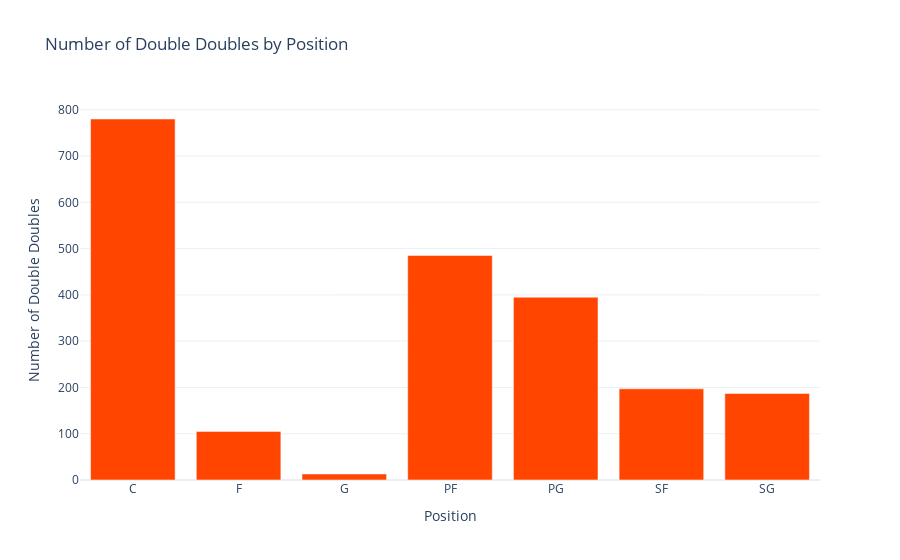

The notebook cell this image was saved under:
### Code cell
double_doubles_by_position = df.groupby('Position')['Double_Doubles'].sum().reset_index()
triple_doubles_by_position = df.groupby('Position')['Triple_Doubles'].sum().reset_index()

fig_double_doubles = go.Figure()
fig_double_doubles.add_trace(go.Bar(x=double_doubles_by_position['Position'],
                                   y=double_doubles_by_position['Double_Doubles'],
                                   name='Double Doubles',
                                   marker_color='orangered'))

fig_triple_doubles = go.Figure()
fig_triple_doubles.add_trace(go.Bar(x=triple_doubles_by_position['Position'],
                                   y=triple_doubles_by_position['Triple_Doubles'],
                                   name='Triple Doubles',
                                   marker_color='black'))

fig_double_doubles.update_layout(title='Number of Double Doubles by Position',
                                 xaxis_title='Position',
                                 yaxis_title='Number of Double Doubles',
                                 template='plotly_white')

fig_triple_doubles.update_layout(title='Number of Triple Doubles by Position',
                                 xaxis_title='Position',
                                 yaxis_title='Number of Triple Doubles',
                                 template='plotly_white')
fig_double_doubles.show()
fig_triple_doubles.show()

### Figure 1 — Plotly figure (JSON) as saved in the notebook; plotly's stock layout.template omitted (floating-point values rounded to 4 significant figures)
{"data": [{"marker": {"color": "orangered"}, "name": "Double Doubles", "type": "bar", "x": ["C", "F", "G", "PF", "PG", "SF", "SG"], "y": [780, 105, 13, 485, 395, 197, 187]}], "layout": {"title": {"text": "Number of Double Doubles by Position"}, "xaxis": {"title": {"text": "Position"}}, "yaxis": {"title": {"text": "Number of Double Doubles"}}}}
